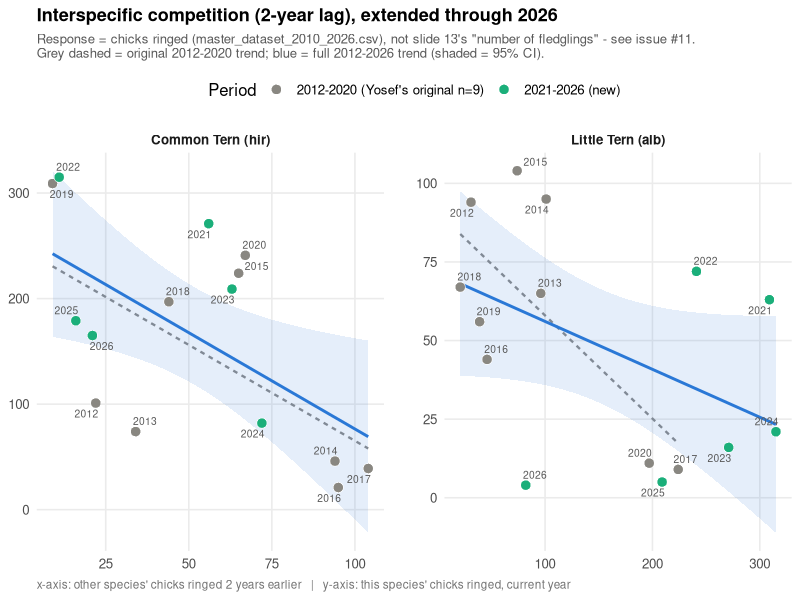

This chart was generated by the following R code:
# Slide 13 ("תחרות בין-מינית 2012-2020"), extended with the years since -
# same interspecific-competition idea (other species' chick count 2 years
# ago vs. this species' chick count now), but:
#   - response = chicks_hir/chicks_alb (real ringing counts from
#     summary_2026.xlsx via master_dataset_2010_2026.csv), not slide 13's
#     "number of fledglings" - see issue #11, they don't match and the
#     ringing counts are the trusted source.
#   - years = 2012-2026 (n=15) instead of 2012-2020 (n=9); hirTWOyears/
#     albTWOyears in master_dataset_2010_2026.csv already extend that far.

library(ggplot2)

out_dir <- "output/figures"
dir.create(out_dir, showWarnings = FALSE, recursive = TRUE)

master <- read.csv("../data_processed/master_dataset_2010_2026.csv")

build_panel_data <- function(df, response, competitor_lag, response_label) {
  d <- data.frame(year = df$year, x = df[[competitor_lag]], y = df[[response]])
  d <- d[!is.na(d$x) & !is.na(d$y), ]
  d$period <- ifelse(d$year <= 2020, "2012-2020 (Yosef's original n=9)", "2021-2026 (new)")
  d$period <- factor(d$period, levels = c("2012-2020 (Yosef's original n=9)", "2021-2026 (new)"))
  d$species <- response_label
  d
}

hir_d <- build_panel_data(master, "chicks_hir", "albTWOyears", "Common Tern (hir)")
alb_d <- build_panel_data(master, "chicks_alb", "hirTWOyears", "Little Tern (alb)")
plot_data <- rbind(hir_d, alb_d)
plot_data$species <- factor(plot_data$species, levels = c("Common Tern (hir)", "Little Tern (alb)"))

xlabs <- c(
  "Common Tern (hir)" = "Little Tern chicks ringed, 2 years earlier",
  "Little Tern (alb)" = "Common Tern chicks ringed, 2 years earlier"
)
ylabs <- c(
  "Common Tern (hir)" = "Common Tern chicks ringed (this year)",
  "Little Tern (alb)" = "Little Tern chicks ringed (this year)"
)
label_df <- data.frame(species = factor(names(xlabs), levels = levels(plot_data$species)))

p <- ggplot(plot_data, aes(x = x, y = y)) +
  geom_smooth(data = subset(plot_data, year <= 2020), aes(x = x, y = y),
              method = "lm", se = FALSE, color = "grey55", linetype = "22",
              linewidth = 0.8, inherit.aes = FALSE) +
  geom_smooth(method = "lm", se = TRUE, color = "#2a78d6", fill = "#2a78d6",
              alpha = 0.12, linewidth = 1) +
  geom_point(aes(fill = period), shape = 21, size = 3.2, color = "white", stroke = 0.3) +
  ggrepel::geom_text_repel(aes(label = year), size = 2.6, color = "grey35",
                            max.overlaps = 20, seed = 1) +
  facet_wrap(~species, scales = "free", ncol = 2) +
  scale_fill_manual(values = c("2012-2020 (Yosef's original n=9)" = "#898781",
                                "2021-2026 (new)" = "#1baf7a")) +
  labs(title = "Interspecific competition (2-year lag), extended through 2026",
       subtitle = paste0("Response = chicks ringed (master_dataset_2010_2026.csv), not slide 13's \"number of fledglings\" - see issue #11.\n",
                          "Grey dashed = original 2012-2020 trend; blue = full 2012-2026 trend (shaded = 95% CI)."),
       x = NULL, y = NULL, fill = "Period") +
  theme_minimal(base_size = 12) +
  theme(legend.position = "top",
        strip.text = element_text(face = "bold"),
        plot.title = element_text(face = "bold", size = 13),
        plot.subtitle = element_text(color = "grey35", size = 9.5),
        panel.grid.minor = element_blank(),
        panel.spacing = unit(1.6, "lines"))

# per-facet axis labels via geom_text in the strip is awkward with free scales;
# add them as a caption instead, keeps the panels clean
p <- p + labs(caption = paste0(
  "x-axis: other species' chicks ringed 2 years earlier   |   ",
  "y-axis: this species' chicks ringed, current year"
)) + theme(plot.caption = element_text(color = "grey45", size = 8.5, hjust = 0))

ggsave(file.path(out_dir, "fig3_competition_extended_2012_2026.png"), p,
       width = 10, height = 5.5, dpi = 200, bg = "white")

cat("Wrote", file.path(out_dir, "fig3_competition_extended_2012_2026.png"), "\n")

# quick console readout: does the relationship hold up with 6 more years?
for (sp in list(list(name = "hir", d = hir_d), list(name = "alb", d = alb_d))) {
  d9  <- subset(sp$d, year <= 2020)
  d15 <- sp$d
  m9  <- lm(y ~ x, data = d9)
  m15 <- lm(y ~ x, data = d15)
  cat("\n---", sp$name, "---\n")
  cat("2012-2020 (n=", nrow(d9), "): slope=", round(coef(m9)[2], 3),
      " r2=", round(summary(m9)$r.squared, 3),
      " p=", round(summary(m9)$coefficients[2, 4], 4), "\n", sep = "")
  cat("2012-2026 (n=", nrow(d15), "): slope=", round(coef(m15)[2], 3),
      " r2=", round(summary(m15)$r.squared, 3),
      " p=", round(summary(m15)$coefficients[2, 4], 4), "\n", sep = "")
}
